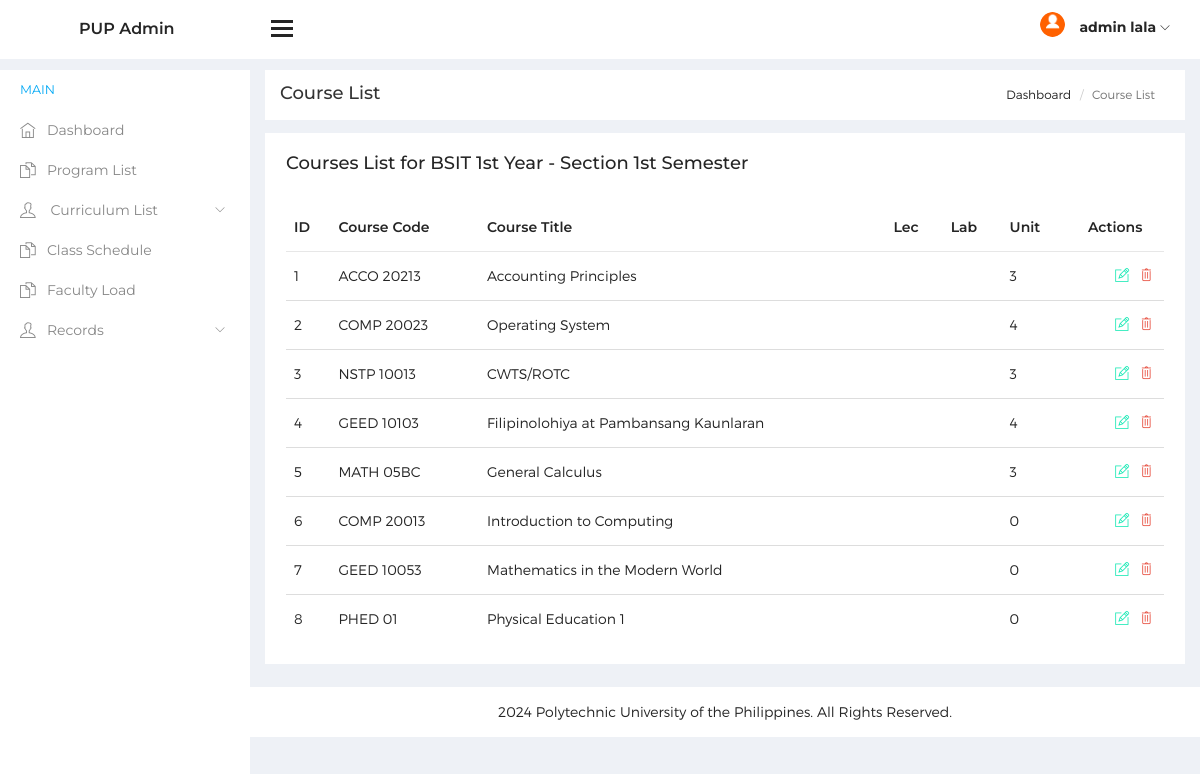
The app's page /tsas1/tsas2/admin/bsentprog.php (signed in) with its own data.
### tables this page shows
CREATE TABLE `tblsubject` (
  `ID` int(5) NOT NULL,
  `sem_ID` int(11) NOT NULL,
  `levelID` int(11) NOT NULL,
  `course_code` varchar(10) DEFAULT NULL,
  `course_title` varchar(40) DEFAULT NULL,
  `Lec` float DEFAULT NULL,
  `Lab` float NOT NULL,
  `unit` float DEFAULT NULL
);

### tsas1/tsas2/admin/bsentprog.php (the view, shortened to what this page needs)
<?php
include('includes/dbconnection.php');
if (strlen($_SESSION['tsasaid']==0)) {
  header('location:logout.php');
  } else{
?>
<!DOCTYPE html>
<html lang="en">
<head>
    <link href="../assets/css/lib/font-awesome.min.css" rel="stylesheet">
    <link href="../assets/css/lib/themify-icons.css" rel="stylesheet">
    <link href="../assets/css/lib/menubar/sidebar.css" rel="stylesheet">
    <link href="../assets/css/lib/bootstrap.min.css" rel="stylesheet">
    <link href="../assets/css/lib/unix.css" rel="stylesheet">
    <link href="../assets/css/style.css" rel="stylesheet">
</head>
<body>
<?php include_once('includes/sidebar.php');?>
    <?php include_once('includes/header.php');?>
    <div class="content-wrap">
        <div class="main">
            <div class="container-fluid">
                <div class="row">
                    <div class="col-lg-8 p-r-0 title-margin-right">
                        <div class="page-header">
                            <div class="page-title">
                                <h1>Course List</h1>
                            </div>
                        </div>
                    </div>
                    <div class="col-lg-4 p-l-0 title-margin-left">
                        <div class="page-header">
                            <div class="page-title">
                                <ol class="breadcrumb text-right">
                                    <li><a href="dashboard.php">Dashboard</a></li>
                                    <li class="active">Course List</li>
                                </ol>
                            </div>
                        </div>
                    </div>
                </div>
                        <div class="col-md-20">
                            <div class="card alert">
                                <div class="card-header pr">
                                    <h4>Courses List for BSIT 1st Year - Section 1st Semester</h4>
                                </div>
                                <div class="card-body">
                                    <div class="table-responsive">
                                        <table class="table student-data-table m-t-20">
                                            <thead>
                                                <tr>
                                                    <th>ID</th>
                                                    <th>Course Code</th>
                                                    <th>Course Title</th>
                                                    <th>Lec</th>
                                                    <th>Lab</th>
                                                    <th>Unit</th>
                                                    <th>Actions</th>
                                                </tr>
                                            </thead>
                                            <tbody>
                                                <?php
$sql=" SELECT * from tblsubject";
$query = $dbh -> prepare($sql);
$query->execute();
$results=$query->fetchAll(PDO::FETCH_OBJ);
$cnt=1;
if($query->rowCount() > 0)
{
foreach($results as $row)
{               ?>
                                                <tr>
                                                    <td><?php echo htmlentities($cnt);?></td>
                                                    <td>
                                                        <?php  echo htmlentities($row->course_code);?>
                                                    </td>
                                                    <td>
                                                        <?php  echo htmlentities($row->course_title);?>
                                                    </td>
                                                     <td>
                                                    </td>
                                                    <td>
                                                    </td>
                                                    <td>
                                                        <?php  echo htmlentities($row->unit);?>
                                                    </td>
                                                    <td>
                                                        <span><a href="edit-subject.php?editid=<?php echo htmlentities ($row->sid);?>"><i class="ti-pencil-alt color-success"></i></a></span>
                                                        <span><a href="subject.php?delid=<?php echo ($row->sid);?>"  onclick="return confirm('Do you really want to Delete ?');"><i class="ti-trash color-danger"></i> </a></span>
                                                    </td>
                                                </tr>
                                                 <?php $cnt=$cnt+1;}} ?>
                                            </tbody>
                                        </table>
                                    </div>
                                </div>
                            </div>
                        </div>
                      </div>
                    <?php include_once('includes/footer.php');?>
                </div>
            </div>
</body>
</html><?php }  ?>

### tsas1/tsas2/admin/includes/sidebar.php (shortened to what this page needs)
<div class="sidebar sidebar-hide-to-small sidebar-shrink sidebar-gestures">
        <div class="nano">
            <div class="nano-content">
                <ul>
                    <li class="label">Main</li>
                    <li><a href="dashboard.php" ><i class="ti-home"></i>Dashboard</a></li>
                   <li><a href="course.php"><i class="ti-files"></i>Program List</a>
                    </li>
                    <li>
           <a class="sidebar-sub-toggle"><i class="ti-user"></i> Curriculum List <span class="sidebar-collapse-icon ti-angle-down"></span></a>
</li>
                    <li><a href="sched.php"><i class="ti-files"></i>Class Schedule</a></li>
                    <li><a href="#"><i class="ti-files"></i>Faculty Load</a>
                    <li><a class="sidebar-sub-toggle"><i class="ti-user"></i>Records<span class="sidebar-collapse-icon ti-angle-down"></span></a>
                    </li>
                </ul>
            </div>
        </div>
    </div>

### tsas1/tsas2/admin/includes/header.php (shortened to what this page needs)
<div class="header">
        <div class="pull-left">
            <div class="logo"><a href="dashboard.php"> <img src=""> <span>PUP Admin</span></a></div>
            <div class="hamburger sidebar-toggle">
                <span class="line"></span>
                <span class="line"></span>
                <span class="line"></span>
            </div>
        </div>
        <div class="pull-right p-r-15">
            <ul>
             <?php
$aid=$_SESSION['tsasaid'];
$sql="SELECT * from tbladmin where ID=:aid ";
$query = $dbh -> prepare($sql);
$query->bindParam(':aid',$aid,PDO::PARAM_STR);
$query->execute();
$results=$query->fetchAll(PDO::FETCH_OBJ);
$cnt=1;
if($query->rowCount() > 0)
{
foreach($results as $row)
{               ?>
                <li class="header-icon dib"><img class="avatar-img" src="../assets/images/avatar/images (1).png" alt="" /> <span class="user-avatar"> <?php  echo $row->AdminName;?> <i class="ti-angle-down f-s-10"></i></span>
                        <?php $cnt=$cnt+1;}} ?>
                </li>
            </ul>
        </div>
    </div>

### tsas1/tsas2/admin/includes/footer.php
<div class="row">
                       <div class="col-lg-12">
                           <div class="footer">
                               <p>2024 Polytechnic University of the Philippines. All Rights Reserved.</p>
                           </div>
                       </div>
                   </div>

### records on screen
tblsubject: course_code "ACCO 20213", course_title "Accounting Principles", unit "3"
tblsubject: course_code "COMP 20023", course_title "Operating System", unit "4"
tblsubject: course_code "NSTP 10013", course_title "CWTS/ROTC", unit "3"
tblsubject: course_code "GEED 10103", course_title "Filipinolohiya at Pambansang Kaunlaran", unit "4"
tblsubject: course_code "MATH 05BC", course_title "General Calculus", unit "3"
tblsubject: course_code "COMP 20013", course_title "Introduction to Computing", unit "0"
tblsubject: course_code "GEED 10053", course_title "Mathematics in the Modern World", unit "0"
tblsubject: course_code "PHED 01", course_title "Physical Education 1", unit "0"

### other values on screen
$row->AdminName "admin lala"
